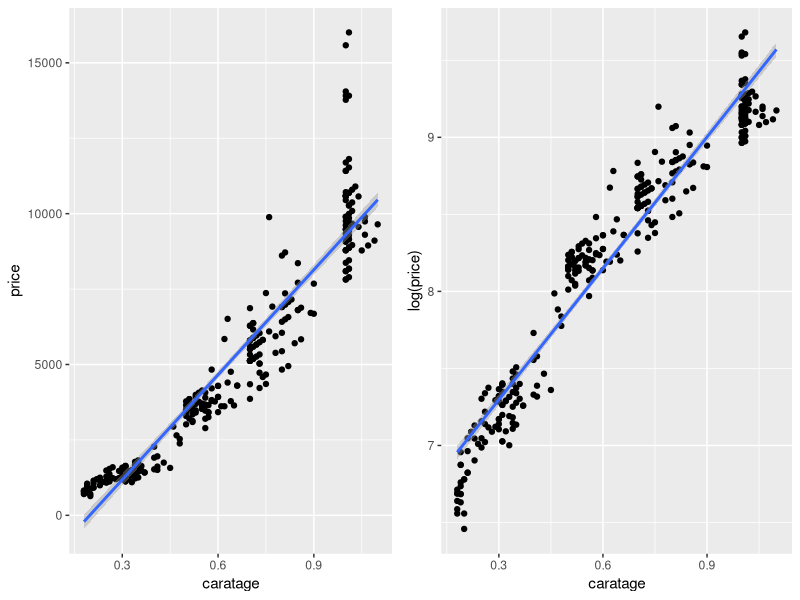

Source code (R): (Note: this script raises an error after producing the figure.)
library(knitr)
library(gridExtra)
library(ggplot2)

diamonds <- read.table("HW-diamonds.txt", header=FALSE, col.names = c('caratage', 'color_purity', 'clarity', 'cert', 'price'))
kable(diamonds[1:5,])
summary(diamonds)

G1 <- ggplot(diamonds, aes(x=caratage, y=price)) + geom_point() + geom_smooth(method = "lm")
G2 <- ggplot(diamonds, aes(x=caratage, y=log(price))) + geom_point() + geom_smooth(method = "lm")
grid.arrange(G1,G2,ncol=2)

diamonds$color_purity = relevel(diamonds$color_purity, ref="I")
diamonds$clarity      = relevel(diamonds$clarity, ref="VS2")
diamonds$cert         = relevel(diamonds$cert, ref="HRD")

lm1 = lm(formula = log(price) ~ caratage + color_purity + clarity + cert, data=diamonds)
summary(lm1)

#New variable cat_carat created
diamonds$cat_carat<-cut(diamonds$caratage, c(0,0.5,1,1.1))
diamonds$cat_carat <- as.character(diamonds$cat_carat)
diamonds$cat_carat[diamonds$caratage <= 0.5] <- "small"
diamonds$cat_carat[diamonds$caratage > 0.5 & diamonds$caratage <= 1] <- "medium"
diamonds$cat_carat[diamonds$caratage > 1] <- "large"
diamonds$cat_carat <- as.factor(diamonds$cat_carat)
diamonds$cat_carat = relevel(diamonds$cat_carat, ref = "small")

lm2 = lm(formula = log(price) ~ caratage + color_purity + clarity + cert + cat_carat + caratage:cat_carat, data = diamonds)
summary(lm2)
